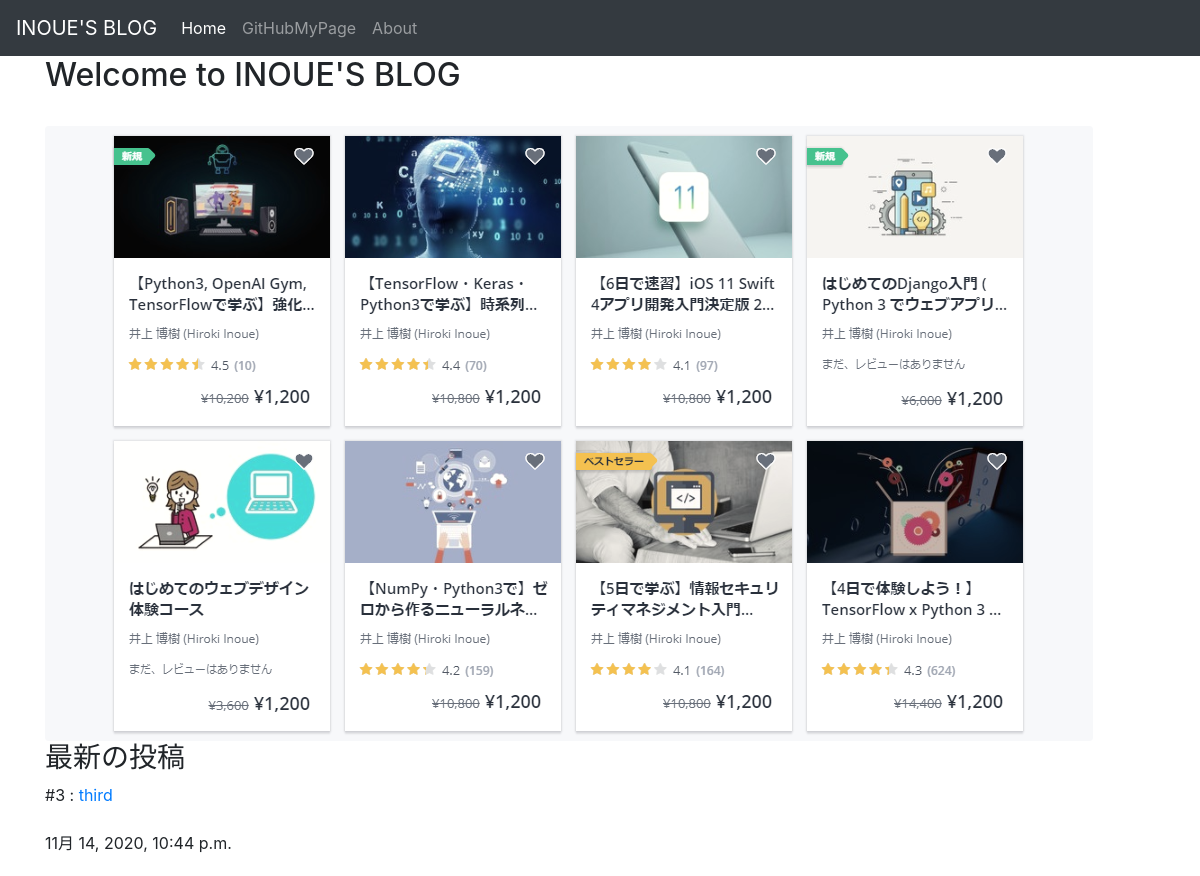
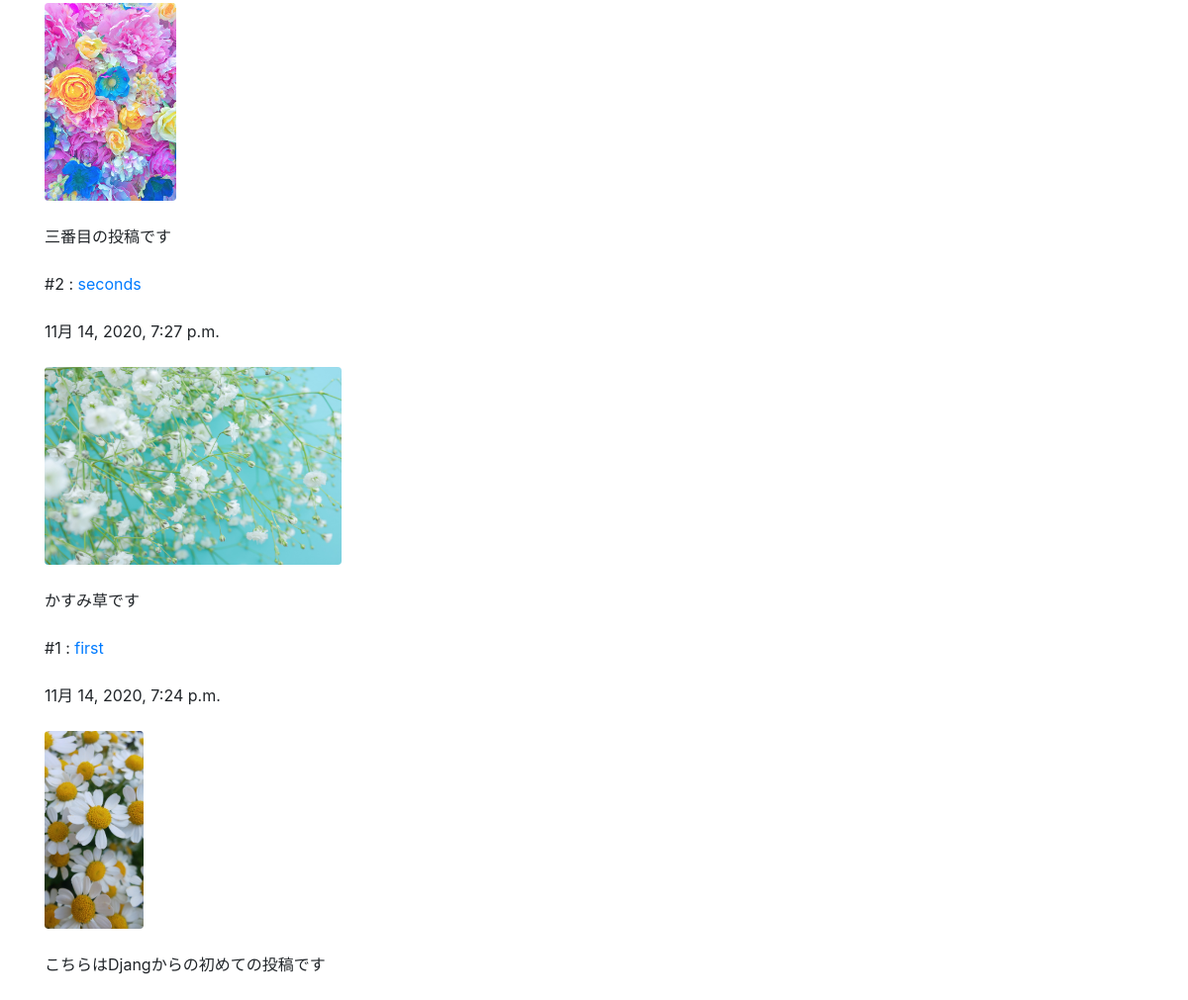
/posts/, run on the app's committed database (2 pictures, top to bottom).
### posts/models.py (models this page shows, shortened)
class Post(models.Model):
    title = models.CharField(max_length=100)
    published = models.DateTimeField()
    image = models.ImageField(upload_to='media/')
    body = models.TextField()
    def summary(self):
        return self.body[:30]

### posts/views.py (the view)
def index(request):
    posts = Post.objects.order_by('-published')
    return render(request, 'posts/index.html', {'posts': posts})

### posts/templates/posts/index.html (shortened to what this page needs)
<html lang = "ja-jp">
<head>
    <link rel="stylesheet" href="https://stackpath.bootstrapcdn.com/bootstrap/4.5.0/css/bootstrap.min.css">
</head>
<body>
    <nav class="navbar navbar-expand-lg navbar-dark bg-dark">
    <a class="navbar-brand" href="#">INOUE'S BLOG</a>
    <div class="collapse navbar-collapse" id="navbarSupportedContent">
        <ul class="navbar-nav mr-auto">
        <li class="nav-item active">
            <a class="nav-link" href="#">Home <span class="sr-only">(current)</span></a>
        </li>
        <li class="nav-item">
            <a class="nav-link" href="https://tomomi-ishikawa.github.io/Portfolio/#TOP">GitHubMyPage</a>
        </li>
        <li class="nav-item">
            <a class="nav-link" href="{% url 'about' %}">About</a>
        </li>
        </ul>
    </div>
    </nav>
    <div class = "container">
    <h2>
        Welcome to INOUE'S BLOG
    </h2>
    <br />
    {% load static %}
    <img src = "{% static 'posts/home.png' %}" class = "img-fluid rounded">
    <h3>
        最新の投稿
    </h3>
    {% for post in posts.all %}
        #{{ post.id }} :
        <a href ="{% url 'post_detail' post.id %}">
            {{ post.title }}
        </a>
        <br />
        <br />
        {{ post.published }}
        <br />
        <br />
        <img src = "{{ post.image.url }}" class="img-fluid rounded" style = "max-height: 200px">
        <br />
        <br />
        {{ post.summary }}
        <br />
        <br />
    {% endfor %}
  </div>
</body>
</html>

### data on the page
Post: id "3", title "third", published "11月 14, 2020, 10:44 p.m.", image (picture), summary "三番目の投稿です"
Post: id "2", title "seconds", published "11月 14, 2020, 7:27 p.m.", image (picture), summary "かすみ草です"
Post: id "1", title "first", published "11月 14, 2020, 7:24 p.m.", image (picture), summary "こちらはDjangからの初めての投稿です"
